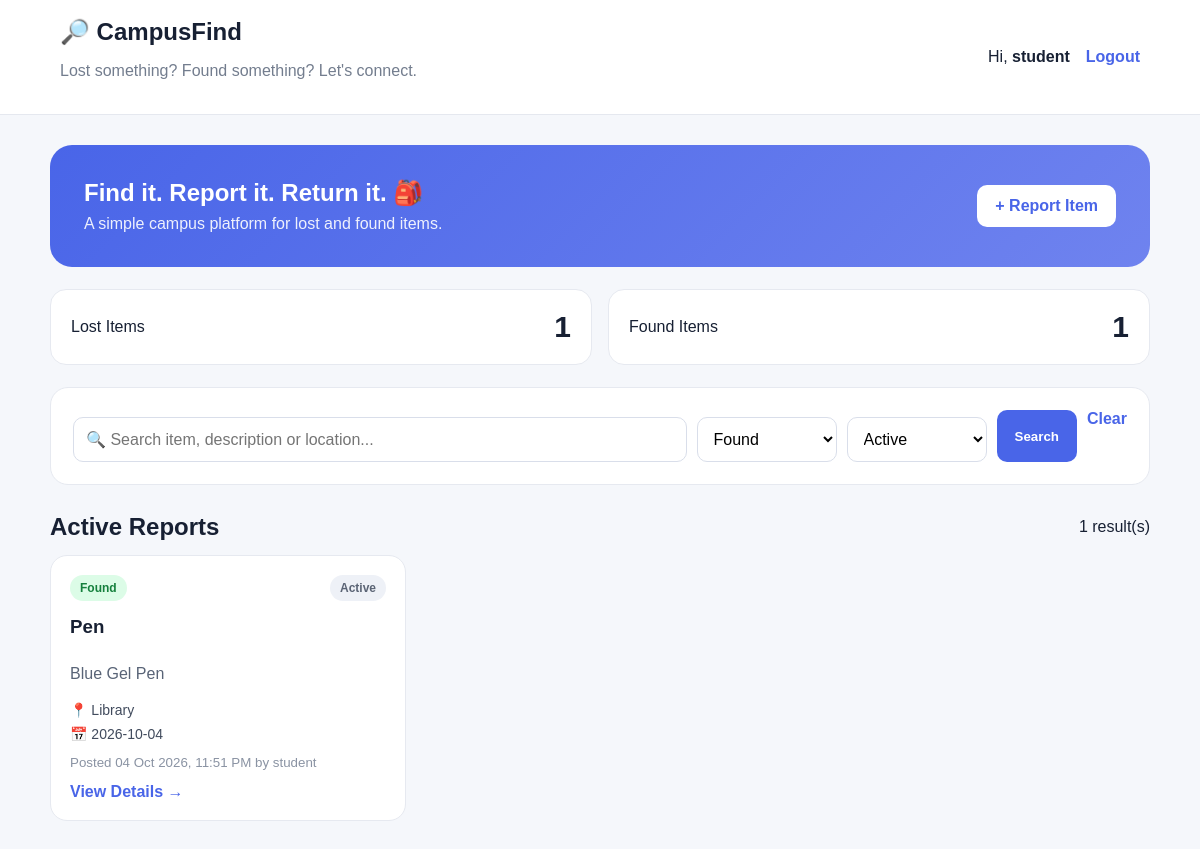
The page /?type=Found (signed in) on the database its author committed.
### tables this page shows
CREATE TABLE users (
        id INTEGER PRIMARY KEY AUTOINCREMENT,
        username TEXT UNIQUE NOT NULL,
        password TEXT NOT NULL);

CREATE TABLE reports (
        id INTEGER PRIMARY KEY AUTOINCREMENT,
        user_id INTEGER NOT NULL,
        report_type TEXT NOT NULL,
        item_name TEXT NOT NULL,
        description TEXT NOT NULL,
        location TEXT NOT NULL,
        report_date TEXT NOT NULL,
        contact TEXT NOT NULL,
        status TEXT NOT NULL DEFAULT 'Active',
        created_at TEXT NOT NULL,
        FOREIGN KEY (user_id) REFERENCES users(id));

### app.py (the view)
@app.route("/")
def index():
    if "user_id" not in session:
        return redirect(url_for("login"))
    search = request.args.get("search","").strip()
    report_type = request.args.get("type","")
    status = request.args.get("status","Active")
    conn = get_db()
    query = """SELECT reports.*, users.username FROM reports
               JOIN users ON reports.user_id=users.id WHERE 1=1"""
    params = []
    if search:
        query += " AND (item_name LIKE ? OR description LIKE ? OR location LIKE ?)"
        like = f"%{search}%"
        params += [like, like, like]
    if report_type in ("Lost","Found"):
        query += " AND report_type=?"
        params.append(report_type)
    if status in ("Active","Resolved"):
        query += " AND reports.status=?"
        params.append(status)
    query += " ORDER BY reports.id DESC"
    reports = conn.execute(query, params).fetchall()
    counts = {
        "Lost": conn.execute("SELECT COUNT(*) FROM reports WHERE report_type='Lost' AND status='Active'").fetchone()[0],
        "Found": conn.execute("SELECT COUNT(*) FROM reports WHERE report_type='Found' AND status='Active'").fetchone()[0]
    }
    conn.close()
    return render_template("index.html", reports=reports, search=search,
                           report_type=report_type, status=status, counts=counts)

### app.py (called while the page is built)
def get_db():
    conn = sqlite3.connect(DB)
    conn.row_factory = sqlite3.Row
    return conn

### templates/index.html (shortened to what this page needs)
<!doctype html>
<html><head><meta charset="UTF-8"><meta name="viewport" content="width=device-width,initial-scale=1">
<title>CampusFind</title><link rel="stylesheet" href="{{ url_for('static',filename='style.css') }}"></head>
<body><div class="app"><header class="topbar"><div><div class="brand">🔎 CampusFind</div>
<p class="muted">Lost something? Found something? Let's connect.</p></div>
<div class="user-area"><span>Hi, <b>{{session["username"]}}</b></span><a href="/logout" class="logout">Logout</a></div></header>
<main class="container">
<section class="hero"><div><h1>Find it. Report it. Return it. 🎒</h1>
<p>A simple campus platform for lost and found items.</p></div><a href="/report" class="primary button">+ Report Item</a></section>
<section class="stats"><a class="stat" href="/?type=Lost"><span>Lost Items</span><strong>{{counts.Lost}}</strong></a>
<a class="stat" href="/?type=Found"><span>Found Items</span><strong>{{counts.Found}}</strong></a></section>
<section class="panel"><form class="filters" method="get">
<input name="search" value="{{search}}" placeholder="🔍 Search item, description or location...">
<select name="type"><option value="">All</option><option value="Lost" {% if report_type=="Lost" %}selected{% endif %}>Lost</option>
<option value="Found" {% if report_type=="Found" %}selected{% endif %}>Found</option></select>
<select name="status"><option value="Active" {% if status=="Active" %}selected{% endif %}>Active</option>
<option value="Resolved" {% if status=="Resolved" %}selected{% endif %}>Resolved</option></select>
<button class="primary">Search</button><a href="/" class="clear">Clear</a></form></section>
<div class="section-title"><h2>{{status}} Reports</h2><span>{{reports|length}} result(s)</span></div>
{% if reports %}<div class="grid">{% for report in reports %}<article class="card">
<div class="card-top"><span class="tag {{report.report_type|lower}}">{{report.report_type}}</span><span class="status">{{report.status}}</span></div>
<h3>{{report.item_name}}</h3><p>{{report.description}}</p>
<div class="meta"><span>📍 {{report.location}}</span><span>📅 {{report.report_date}}</span></div>
<small>Posted {{report.created_at}} by {{report.username}}</small>
<a href="/report/{{report.id}}" class="details-link">View Details →</a></article>{% endfor %}</div>
{% else %}<div class="empty"><div class="empty-icon">📭</div><h3>No reports found</h3><p>Try another search or report an item yourself.</p>
<a href="/report" class="primary button">Report an Item</a></div>{% endif %}
</main></div></body></html>

### static/style.css (style rules this page uses)
* { box-sizing:border-box }
body { margin:0;font-family:Arial,Helvetica,sans-serif;background:#f5f7fb;color:#172033 }
a { text-decoration:none;color:inherit }
.app { min-height:100vh }
.topbar { background:white;border-bottom:1px solid #e5e8ef;padding:18px 5%;display:flex;align-items:center;justify-content:space-between;gap:20px }
.brand { font-size:24px;font-weight:800 }
.user-area { display:flex;align-items:center;gap:16px }
.logout,.back,.clear { color:#4965e8;font-weight:700 }
.container { width:min(1100px,92%);margin:30px auto }
.hero { background:linear-gradient(135deg,#4965e8,#6f83ef);color:white;padding:34px;border-radius:22px;display:flex;align-items:center;justify-content:space-between;gap:20px;margin-bottom:22px }
.hero h1 { margin:0 0 8px }
.hero p { margin:0;opacity:.9 }
.primary { border:0;background:#4965e8;color:white;padding:12px 18px;border-radius:10px;cursor:pointer;font-weight:700 }
.hero .primary { background:white;color:#4965e8 }
.button { display:inline-block }
.stats { display:grid;grid-template-columns:repeat(2,1fr);gap:16px;margin-bottom:22px }
.stat { background:white;border:1px solid #e6e9f0;border-radius:16px;padding:20px;display:flex;justify-content:space-between;align-items:center }
.stat strong { font-size:30px }
.panel,.form-panel,.detail-card { background:white;border:1px solid #e6e9f0;border-radius:18px;padding:22px;margin-bottom:22px }
.filters { display:grid;grid-template-columns:1fr 140px 140px auto auto;gap:10px }
input,textarea,select { width:100%;margin-top:7px;padding:12px;border:1px solid #d9deea;border-radius:10px;font:inherit;background:white }
.section-title { display:flex;justify-content:space-between;align-items:center;margin:28px 0 14px }
.section-title h2 { margin:0 }
.grid { display:grid;grid-template-columns:repeat(3,1fr);gap:16px }
.card { background:white;border:1px solid #e6e9f0;border-radius:17px;padding:19px;display:flex;flex-direction:column;min-height:265px }
.card h3 { margin:15px 0 8px }
.card p { color:#596477;line-height:1.5 }
.card-top { display:flex;justify-content:space-between;align-items:center;gap:8px }
.tag,.status { padding:6px 10px;border-radius:999px;font-size:12px;font-weight:800 }
.tag.found { background:#dcfce7;color:#15803d }
.status { background:#eef1f7;color:#5b6475 }
.meta { display:grid;gap:8px;margin-top:auto;color:#414b5d;font-size:14px }
.card small { color:#8a93a3;margin:13px 0 }
.details-link { color:#4965e8;font-weight:800 }
.muted { color:#737d8e }

### rows shown on the page
users: username "student"
reports: status "Active", report_type "Found", item_name "Pen", description "Blue Gel Pen", location "Library", report_date "2026-10-04", created_at "04 Oct 2026, 11:51 PM", username "student"

### other values the page prints
{{ counts.Lost }} "1"
{{ counts.Found }} "1"
{{ reports|length }} "1"
